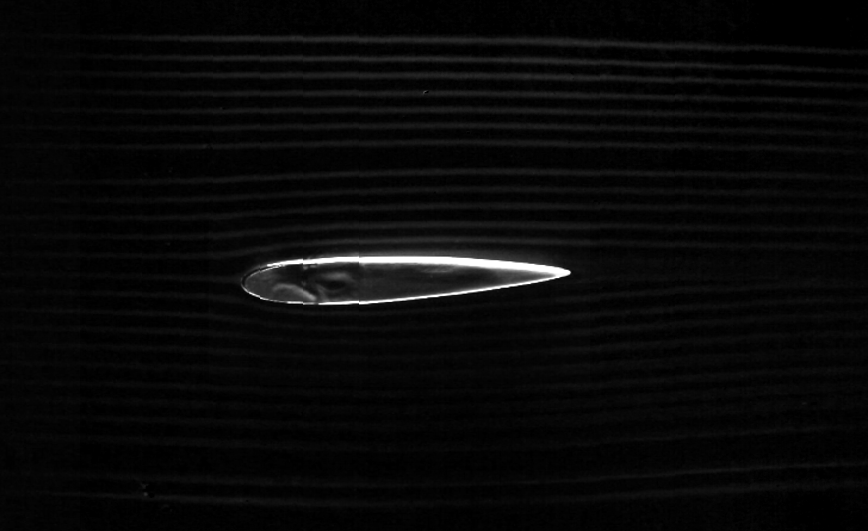
%> input picture 04_campo_di_moto/pulitav3.bmp, 868 x 531 px
$ octave Campo_di_moto.m   (GNU Octave 9; MATLAB toolbox functions it lacks are replaced by stand-ins)
%> lines starting %> are read from the running program, lines starting %| are printed output that depends on the picture; in (x1, y1, x2, y2) boxes, pixels count from 0 and x2, y2 are one past the last pixel; in counts of white or black regions, pixels touching at a corner belong together; the program's own positions count from 1
### 04_campo_di_moto/Calcolo_strisce.m
function [O,index,N,X,mat] = Calcolo_strisce(load_str,K,n,TL,BR,th_lim,ff_x)
%> called with load_str = 'pulitav3.bmp', K = 1.45, n = 50, TL = [240 230], BR = [320 585], th_lim = 43, ff_x = [0.28 0.66 1; 14 13 13; 12 11 12]
clc
close all

addpath ../Routines/
addpath ../IN/

PLT_pre = 0;


a = imread(load_str);
%> a is the input picture: size 531x868 uint8; min 0, max 255, mean 8.7

if size(a,3) == 3
    a = rgb2gray(a);
end
%figure; imshow(k5); title('KW(5)')
% figure(1)
% imshow(a)
% title('Immagine di Partenza')

% D_y
d_y = 1/3*[ -1 -1 -1; 0 0 0; 1 1 1];

[b_y1] = filt2plot(a, d_y         ,PLT_pre, '(dy_1)');
%> in CS_fast, `rmin = min(min(itemp));`: rmin = -251.3
%> in CS_fast, `rmax = max(max(itemp));`: rmax = 227.7
%> in CS_fast, `rmax2 = rmax-rmin;`: rmax2 = 479
[b_y2] = filt2plot(a, flipud(d_y), PLT_pre, '(dy_2)');

[b_x1] = filt2plot(a, d_y'         ,PLT_pre, '(dx_1)');
%> call 3 of filt2plot, with PLT = 0, string = '(dx_1)'
%> in filt2plot (call 3), `b_f_temp = filter2(FILT,a,'same');`:
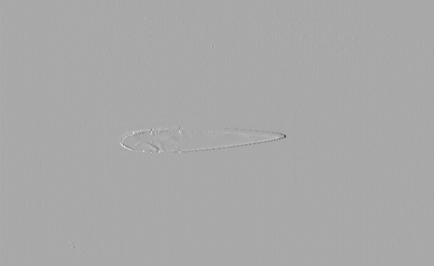
%> b_f_temp: size 531x868 double (shown at 1/2 size); min -212, max 108.3, mean 0; drawn with min black and max white
[b_x2] = filt2plot(a, flipud(d_y)' ,PLT_pre, '(dy_1)');
%> call 4 of filt2plot, with PLT = 0, string = '(dy_1)'
%> in filt2plot (call 4), `b_f_temp = filter2(FILT,a,'same');`:
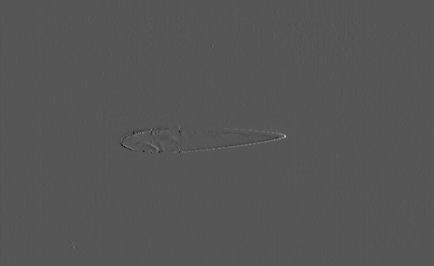
%> b_f_temp: size 531x868 double (shown at 1/2 size); min -108.3, max 212, mean 0; drawn with min black and max white


b_y = uint8(sqrt( double(b_y1).^2 + double(b_y2).^2 ));
b_x = uint8(sqrt( double(b_x1).^2 + double(b_x2).^2 ));


%b_ycs = CS_fast(b_y,1);
[b_ycs] = CS_fast(b_y, 0); %, speed, b_l, b_h)
[b_xcs] = CS_fast(b_x, 0);
%> call 6 of CS_fast, with PLT = 0
%> in CS_fast (call 6), `itemp = double(uint8(itemp) - uint8(rmin));`:
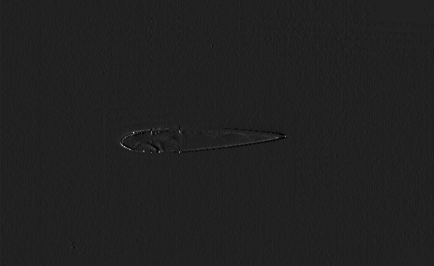
%> itemp: size 531x868 double (shown at 1/2 size); min 0, max 75, mean 9.6; drawn with min black and max white
%b_yhe = histeq(b_y);


if PLT_pre == 1
    figure
    imshow(b_y)
    title('module dy')
    figure
    imshow(b_x)
    title('module dx')
    figure
    imshow(b_ycs)
    title('module dy CS')
    figure
    imshow(b_xcs)
    title('module dx CS')
end

b_xy = uint8(sqrt( double(b_xcs).^2 + double(b_ycs).^2 ));
figure
imshow(b_xy)
title('grad')

% [4 lines of commented-out code are left out]

%% IDENTIFICO PROFILO
% coordinate punto Top-Left e Bottom-Right rettangolo che contiene profilo
%TL = [240 230];
%BR = [320 585];

% limite soglia tc profilo chiuso
%th_lim = 43;

[mat,~,img_out] = profile_id(CS_fast(b_xy,0),TL,BR,1,th_lim);


a = a-img_out;

imshow(img_out)

% imwrite(img_out,'airfoil_cm.bmp');
% imwrite(a,'maschera.bmp');
%% KUWUHARA
k5 = Kuwahara(a,5); k5 = uint8(k5);
%figure; imshow(k5); title('Kw(5)')
%% CONTRAST STRETCH
[k_cs] = CS_fast(k5,0);
%figure; imshow(k_cs); title('Kw(5) + CS')
% imwrite(k_cs,'starting_point_CS.png')

%% INIZIO
%b_f = a;      % scelgo da quale immagine partire
%b_f = k_he;
b_f = k_cs;

% divisione orizzontale
dy = round(size(b_f,1)/2);
divisX = floor(linspace(1,size(a,2),n+1));

%lumi = zeros(size(b_f,1),n);
ev = zeros(size(b_f));
em = ev;
pt = ev;
%fili = [];
N1 = []; N2 = [];


for j = 1: n

    % filo di fumo impatta il profilo e si divide
    % a seconda della "fetta di immagine dovr� cercare
    % un numero differente di fili

    if j <= round(ff_x(1,1)*n)
        fup  = ff_x(2,1);
        fdwn = ff_x(3,1);
    elseif j>round(ff_x(1,1)*n) && j <= round(ff_x(1,2)*n)
        fup  = ff_x(2,2);
        fdwn = ff_x(3,2);
    else
        fup  = ff_x(2,3);
        fdwn = ff_x(3,3);
    end

    [~] = process_bar(j,n,'');

    temp = b_f(:,divisX(j):divisX(j+1),:);
    left = num2str(divisX(j)); right = num2str(divisX(j+1));
    X(j) = mean([divisX(j),divisX(j+1)]);

    % DIVISIONE VERTICALE sopra/sotto profilo
    if divisX(j) >= mat(1,1) && divisX(j+1) <= mat(end,1)

        % sono in zona profilo, divido immagine
        [~,imin1] = min(abs(mat(:,1) - divisX(j)));
        [~,imin2] = min(abs(mat(:,1) - divisX(j+1)));


        d1 = floor(min([mat(imin1,2),mat(imin2,2)]));
        u2 = ceil(max([mat(imin1,3),mat(imin2,3)]));

    else

        d1 = dy;
        u2 = dy +1;

    end
    % divido striscia in parte alta e bassa
    temp1 = temp(1:d1,:,:);
    temp2 = temp(u2:end,:,:);
    plot_res = 0;

%     if j == 5; plot_res = 1; end
%
%     if j == 25; plot_res = 1; end
%
%     if j == 45; plot_res = 1; end

    % parte alta
    % processo secondo input
    [ou1,outM1] = process1(temp1,K,plot_res,j);
    [ N1(j)] = contatore( mean(outM1{1},2) );

    k_vect = [1:0.05:2]; kk = 1;


    if N1(j) ~= fup % non ho trovato numero corretto fili;
                    % itero soglia fino a trovarli
        while N1(j) ~= fup
            [~,outM1] = process1(temp1,k_vect(kk),plot_res);
            [ Np(kk)] = contatore( mean(outM1{1},2) );
            kk = kk +1;

            if kk == 21
                break
            end
        end
        [~,imin] = min(abs(Np - fup));

        [ou1,outM1] = process1(temp1,k_vect(imin),plot_res);
        [ N1(j)] = contatore( mean(outM1{1},2) );
    end

    % parte bassa
    % processo secondo input
    [ou2,outM2] = process1(temp2,K,plot_res,j);
    [ N2(j)] = contatore( mean(outM2{1},2) );
    k_vect = [1:0.05:2]; kk = 1;


    if N2(j) ~= fdwn % non ho trovato numero corretto fili;
                     % itero soglia fino a trovarli

        while N1(j) ~= fdwn
            [~,outM2] = process1(temp2,k_vect(kk),plot_res);
            [ Np(kk)] = contatore( mean(outM2{1},2) );
            kk = kk +1;

            if kk == 21
                break
            end
        end
        [~,imin] = min(abs(Np - fdwn));

        [ou2,outM2] = process1(temp2,k_vect(imin),plot_res);
        [ N2(j)] = contatore( mean(outM2{1},2) );
    end


    % ricompongo immagine da soglie locali
    ev(1:d1,divisX(j):divisX(j+1))   = ou1{1};
    ev(u2:end,divisX(j):divisX(j+1)) = ou2{1};

    em(1:d1,divisX(j):divisX(j+1))   = outM1{1};
    em(u2:end,divisX(j):divisX(j+1)) = outM2{1};


    pt(1:d1,  round(0.5*(divisX(j)+divisX(j+1)))) = mean(outM1{1},2);
    pt(u2:end,round(0.5*(divisX(j)+divisX(j+1)))) = mean(outM2{1},2);

    N(j) = N1(j) + N2(j);
    index{j} = [outM1{3},(outM2{3}+u2-1)];

end

% figure; imshow(ev)
%
% figure; imshow(em)
O = uint8(zeros(size(em,1),size(em,2),3));
O(:,:,1) = b_f;
O(:,:,2) = pt;
O(:,:,3) = img_out;

### Routines/filt2plot.m
function [b_f,diff] = filt2plot(a, FILT, PLT, string)

% convoluzione
b_f_temp = filter2(FILT,a,'same');
% riporto su 8 bit
b_f_temp = CS_fast(b_f_temp,0);
%converto a immagine
b_f = uint8(b_f_temp);

if nargin == 2
    PLT = 0;
    string = '';
elseif nargin == 3
    string = '';
end

if nargout == 2

    b_f_double = double(b_f);
    a_double = double(a);
    diff_double = b_f_double - a_double;

    diff_temp = CS_fast(diff_double,0);
    diff = uint8(diff_temp);

end


if PLT >= 1

    figure
    imshow(b_f)
    title(sprintf('Immagine Filtra %s',string))
    %subplot(1,3,3)
    if nargout == 2
        figure
        imshow(diff)
        title(sprintf('Differenza Filtra %s',string))
    end
end

end

### Routines/CS_fast.m
function [i_new] = CS_fast(itemp,PLT)
  % SCRIPT INTESO PER RGB O TENSORI DI RGB
  if nargin == 1
      PLT = 0;
  end

  % find the min. value of pixel
  if size(itemp,3) == 1
         rmin = min(min(itemp));
  elseif size(itemp,3) > 1
         PLT = 0;
         rmin = min(min(min(itemp)));
  end

  if size(itemp,3) == 1
         rmax = max(max(itemp));
  elseif size(itemp,3) > 1
         PLT = 0;
         rmax = max(max(max(itemp)));
  end

%   %% UFF
%   m = 255/(rmax - rmin);  % find the slope of line joining point (0,255) to (rmin,rmax)
%   c = 255 - m*rmax;       % find the intercept of the straight line with the axis
%   i_new = m.*itemp + c;   % transform the image according to new slope
%
%   i_new = uint8(i_new);
%   %% TOM
    if rmin >=0
        itemp = double(uint8(itemp) - uint8(rmin));
    else
        itemp = itemp - rmin;
    end


   rmax2 = rmax-rmin;

   i_new = itemp.*(255/double(rmax2));
   i_new = uint8(i_new);


  if size(i_new) == size(itemp)
      % ok
%       size(i_new)
%       size(itemp)
  else
      error('cambio size...')
  end


  if PLT == 1
      figure
      subplot(1,2,1)
      imshow(itemp)
      title('W/O CS')% display original image
      subplot(1,2,2)
      imshow(i_new);   % display transformed image
      title('W/ CS')

      figure
      subplot(1,2,1)
      imhist(itemp)
      title('W/O CS')% display original image
      subplot(1,2,2)
      imhist(i_new);   % display transformed image
      title('W/ CS')
  end

### Routines/profile_id.m
function [mat,MAT,img_out] = profile_id(a,TL,BR,fill,th_lim)
%> called with TL = [240 230], BR = [320 585], fill = 1, th_lim = 43
PLT = 0;
if nargin == 3
    fill = 0;
end

%% routines per ricerca soglia di th
if nargin < 5
happy = 0;

th_vect = floor([mean(mean(double(a))):10:max(max(double(a)))]);
th_in = a;

while happy == 0
close all
for w = 1:size(th_vect,2)
   th_img = 255*(th_in > th_vect(w));
   th_img = uint8(th_img);

   figure; imshow(th_img); title(sprintf('Soglia a %d',th_vect(w)));

end

happy = input('soglia trovata? [1 = sì, 0 = no]\n');
if happy == 0
    again = input('continuare ricerca? [1 = sì, 0 = no]\n');

    if again == 0
        return
    else
        alpha = input('inserire nuova soglia inferiore [numero intero]');
        omega = input('inserire nuova soglia superiore [numero intero]');
        delta = input('inserire nuovo delta [numero intero tc th_vect = alpha:delta:omega]');
        th_vect = floor([alpha:delta:omega]);
    end
elseif happy == 1
    th_lim = input('soglia identificata a...');
end

end

end

th = uint8(255*( a > th_lim));
%> th: size 531x868 uint8; 0.77% white; 49 white regions (45 under 20 px), largest, box (x1, y1, x2, y2) and area: (244, 254, 571, 306) 3060, (278, 290, 314, 306) 191, (239, 277, 276, 303) 149, (271, 283, 279, 291) 28
%figure; imshow(th); title('th per identificare profilo')
%%

%%% PARTE MODIFICA
thtemp = th(TL(1):BR(1),TL(2):BR(2),:);
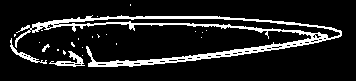
%> thtemp: size 81x356 uint8; 12.1% white; 23 white regions (19 under 20 px), largest, box (x1, y1, x2, y2) and area: (15, 15, 342, 67) 3060, (49, 51, 85, 67) 191, (10, 38, 47, 64) 149, (42, 44, 50, 52) 28
th_line = sum(thtemp,1);
%> th_line = 356 values, max 6630 at index 75, min 0 at index 1, mean 2494.8
% figure; imshow(thtemp); title('th  secondo TL e BR')
i = 0; j = 1;
while i == 0
    i = th_line(j);
    j = j+1;
end;
%> this loop made 11 passes
%> i on passes 1 to 8: 0, 0, 0, 0, 0, 0, 0, 0
%> after the loop, j = 12
jl = j;
%> jl = 12

i = 0; j = size(th_line,2);
while i == 0
    i = th_line(j);
    j = j-1;
end;
%> this loop made 15 passes
jr = j;
%> jr = 341

% fprintf('Profilo identificato: %d < Airfoil < %d \n',jl-1,jr+1);

th2 = thtemp(:,jl:jr,:);
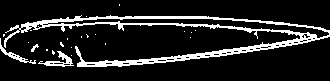
%> th2: size 81x330 uint8; 13% white; 23 white regions (19 under 20 px), largest, box (x1, y1, x2, y2) and area: (4, 15, 330, 67) 3055, (38, 51, 74, 67) 191, (0, 38, 36, 64) 144, (31, 44, 39, 52) 28
%figure;imshow(th2); title('th  dove ho binaco')
camp = floor(linspace(1,size(th2,2),20));
%
jup = []; jdwn = [];

%
for w = 1: size(camp,2)

    i = 0; j = 1;
    while i == 0
%         disp('-------------------')
%         camp(w)
        i = th2(j,camp(w)); % riga j che scorre, su colonna campione
        j = j+1;
    end;
%     jup(w) = j-1;
    jup(w) = j-2;
    i = 0; j = size(th2,1);
    while i == 0
        i = th2(j,camp(w));
        j = j-1;
    end;
%     jdwn(w) = j+1;
    jdwn(w) = j+2;
end
%> after the loop, jdwn = 20 values, max 68 at index 6, min 38 at index 20, mean 58.2; jup = 20 values, max 38 at index 1, min 16 at index 6, mean 20.7

jup = jup + TL(1) ; jdwn = jdwn + TL(1);
%> after `jup = jup + TL(1)`: jup = 20 values, max 278 at index 1, min 256 at index 6, mean 260.7
%> after `jdwn = jdwn + TL(1)`: jdwn = 20 values, max 308 at index 6, min 278 at index 20, mean 298.2

x_cam = camp + TL(2) + jl -2;
%> x_cam = 20 values from 241 to 570

MAT(:,1) = x_cam';
MAT(:,2) = jup';
MAT(:,3) = jdwn';

mat(:,1) = [MAT(1,1):MAT(end,1)]';
mat(:,2) = spline(MAT(:,1),MAT(:,2),mat(:,1));
mat(:,3) = spline(MAT(:,1),MAT(:,3),mat(:,1));

img_out = zeros(size(a));


% chiusura TE e LE
if MAT(1,2) == MAT(1,3) % bordo chiuso
else
    MAT = [MAT(1,1)-1,0.5*(MAT(1,2) + MAT(1,3)),0.5*(MAT(1,2) + MAT(1,3));MAT];
%> MAT = 21 rows, first 12: [240 284 284; 241 278 290; 258 265 301; 275 262 305; 292 260 307; 310 259 307; 327 256 308; 344 257 308; 362 257 308; 379 256 306; 396 256 304; 414 256 303]
end

if MAT(end,2) == MAT(end,3) % bordo chiuso
else
    MAT = [MAT;MAT(end,1)+1,0.5*(MAT(end,2) + MAT(end,3)),0.5*(MAT(end,2) + MAT(end,3))];
%> MAT = 22 rows, first 12: [240 284 284; 241 278 290; 258 265 301; 275 262 305; 292 260 307; 310 259 307; 327 256 308; 344 257 308; 362 257 308; 379 256 306; 396 256 304; 414 256 303]
end

for j = 1:size(mat,1)
     q = mat(j,1);
    u = ceil(mat(j,2));
    d = floor(mat(j,3)-2);
%     u = floor(mat(j,2));
%     d = ceil(mat(j,3));
    if fill == 0
        img_out(u,q) = 255;
        img_out(d,q) = 255;
    else
        img_out(u:d,q) = 255;
    end
end
%> this loop made 330 passes
%> (u, d) on passes 1 to 3: (278, 288), (277, 288), (276, 289)
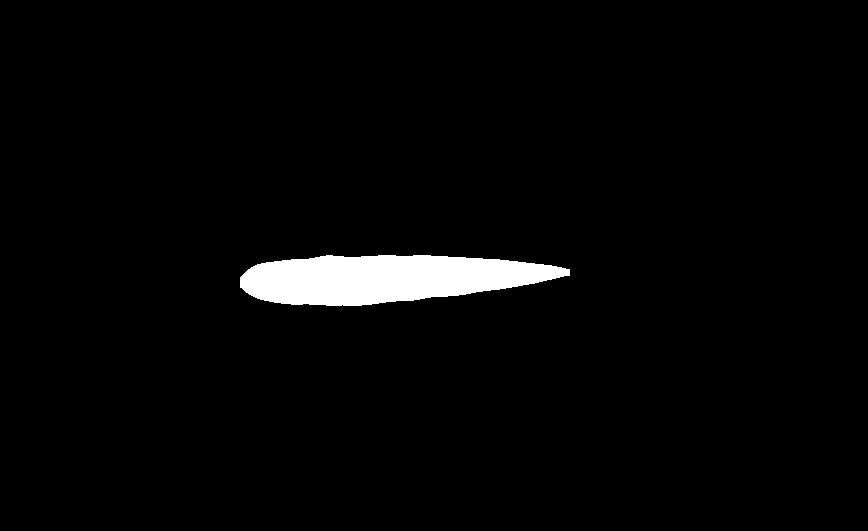
%> img_out: size 531x868 double; 2.7% white; 1 white region, box (x1, y1, x2, y2) and area: (240, 255, 570, 306) 12260


img_out = uint8(img_out);

% divione
MAT1 = [1,MAT(1,2),MAT(1,2)];
%> MAT1 = [1 284 284]
MATEND = [size(a,2),MAT(end,2),MAT(end,2)];
%> MATEND = [868 274 274]

MAT = [MAT1; MAT; MATEND];
%> MAT = 24 rows, first 12: [1 284 284; 240 284 284; 241 278 290; 258 265 301; 275 262 305; 292 260 307; 310 259 307; 327 256 308; 344 257 308; 362 257 308; 379 256 306; 396 256 304]


mat = [MAT(1:2,:); mat; MAT(end-1:end,:)];
%> mat = 334 rows, first 12: [1 284 284; 240 284 284; 241 278 290; 242 276.7 291; 243 275.6 291.9; 244 274.5 292.7; 245 273.4 293.6; 246 272.4 294.4; 247 271.5 295.1; 248 270.7 295.8; 249 269.9 296.5; 250 269.1 297.1]
%> in Calcolo_strisce, `a = a-img_out;`:
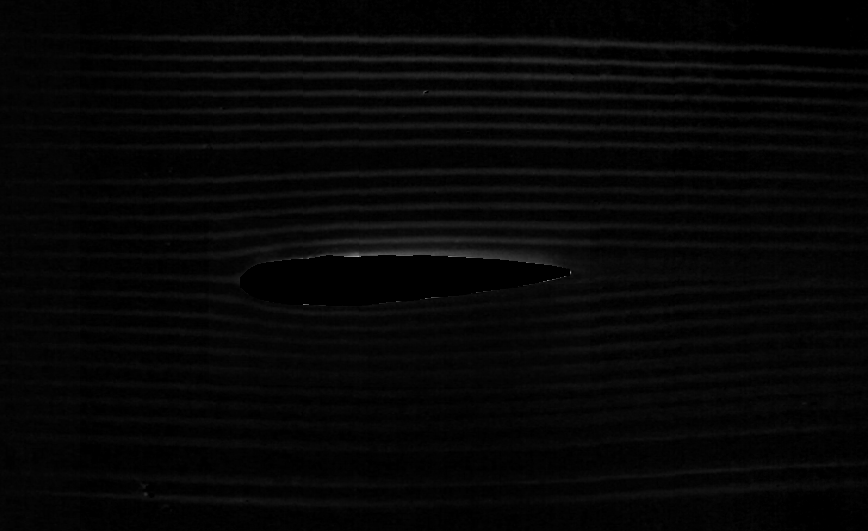
%> a: size 531x868 uint8; min 0, max 177, mean 6.2


% disp('img_out e opzione fill non sono ancora stati implementati')


if PLT == 1
figure
plot(MAT(:,1),MAT(:,2),'o')
hold on
plot(MAT(:,1),MAT(:,3),'o')
axis equal
grid on
title(strcat('Contorno profilo rilevato',num2str(th_lim)))

hold on
plot(mat(:,1),mat(:,2),'-')
hold on
plot(mat(:,1),mat(:,3),'-')
axis equal
grid on
end


end

### Routines/Kuwahara.m
function filtered = Kuwahara(original,winsize)
%> called with winsize = 5
%Kuwahara   filters an image using the Kuwahara filter
%   filtered = Kuwahara(original,windowSize) filters the original image with a
%                                            given windowSize and yields the result in filtered
%
% This function is optimised using vectorialisation, convolution and
% the fact that, for every subregion
%     variance = (mean of squares) - (square of mean).
% A nested-for loop approach is still used in the final part as it is more
% readable, a commented-out, fully vectorialised version is provided as
% well.
%
% This function is about 2.3 times faster than KuwaharaFast at
% http://www.mathworks.com/matlabcentral/fileexchange/loadFile.do?objectId=13474&objectType=file
% with a 5x5 window, and even faster at higher window sizes (about 4 times on a 13x13 window)
%
% Inputs:
% original      -->    image to be filtered
% windowSize    -->    size of the Kuwahara filter window: legal values are
%                      5, 9, 13, ... = (4*k+1)
%
% Example
% filtered = Kuwahara(original,5);
%
% Filter description:
% The Kuwahara filter works on a window divided into 4 overlapping
% subwindows (for a 5x5 pixels example, see below). In each subwindow, the mean and
% variance are computed. The output value (located at the center of the
% window) is set to the mean of the subwindow with the smallest variance.
%
%    ( a  a  ab   b  b)
%    ( a  a  ab   b  b)
%    (ac ac abcd bd bd)
%    ( c  c  cd   d  d)
%    ( c  c  cd   d  d)
%
% References:
% http://www.ph.tn.tudelft.nl/DIPlib/docs/FIP.pdf
% % http://www.incx.nec.co.jp/imap-vision/library/wouter/kuwahara.html
%
% Copyright Luca Balbi, 2007

%% Incorrect input handling
error(nargchk(2, 2, nargin, 'struct'));

% non-double data will be cast
if ~isa(original, 'double')
    original = double(original);
%> (the rest of the program and of its run is left out)
